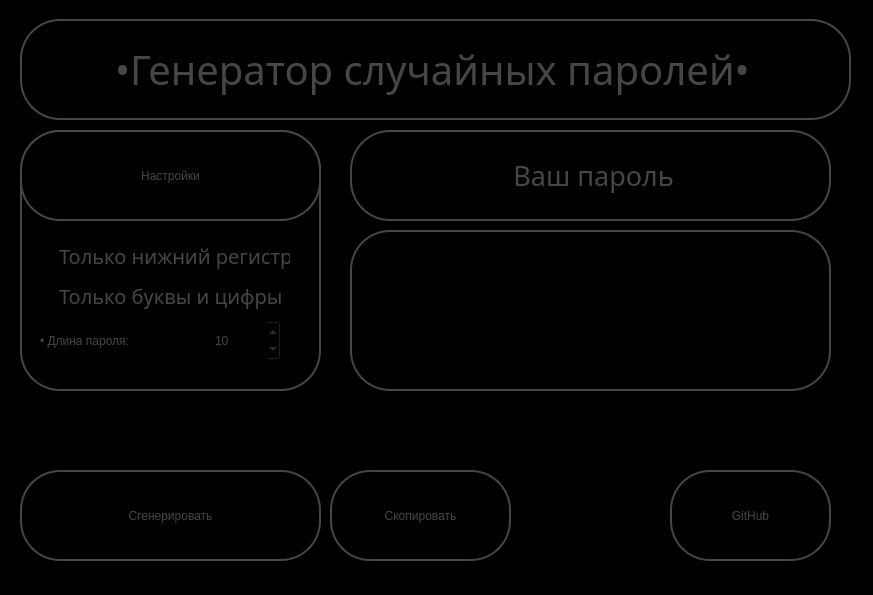
<?xml version="1.0" encoding="UTF-8"?>
<ui version="4.0">
 <class>MainWindow</class>
 <widget class="QMainWindow" name="MainWindow">
  <property name="geometry">
   <rect>
    <x>0</x>
    <y>0</y>
    <width>873</width>
    <height>595</height>
   </rect>
  </property>
  <property name="font">
   <font>
    <underline>false</underline>
    <strikeout>false</strikeout>
   </font>
  </property>
  <property name="windowTitle">
   <string>MainWindow</string>
  </property>
  <property name="styleSheet">
   <string notr="true">background-color: rgb(0, 0, 0);</string>
  </property>
  <widget class="QWidget" name="centralwidget">
   <widget class="QLabel" name="LabelPass">
    <property name="geometry">
     <rect>
      <x>20</x>
      <y>19</y>
      <width>831</width>
      <height>101</height>
     </rect>
    </property>
    <property name="font">
     <font>
      <family>Microsoft Tai Le</family>
      <pointsize>30</pointsize>
      <weight>50</weight>
      <italic>false</italic>
      <bold>false</bold>
     </font>
    </property>
    <property name="styleSheet">
     <string notr="true">border-color: rgb(70, 70, 70);
border-radius: 40px;
border-style: solid;
border-width: 2px;

color: rgb(70, 70, 70);
font: 30pt &quot;Microsoft Tai Le&quot;;</string>
    </property>
    <property name="text">
     <string>        •Генератор случайных паролей•</string>
    </property>
    <property name="margin">
     <number>30</number>
    </property>
   </widget>
   <widget class="QLabel" name="Frame_Settings">
    <property name="geometry">
     <rect>
      <x>20</x>
      <y>130</y>
      <width>301</width>
      <height>261</height>
     </rect>
    </property>
    <property name="styleSheet">
     <string notr="true">border-color: rgb(70, 70, 70);
border-radius: 40px;
border-style: solid;
border-width: 2px;</string>
    </property>
    <property name="text">
     <string/>
    </property>
   </widget>
   <widget class="QPushButton" name="Button_Start">
    <property name="geometry">
     <rect>
      <x>20</x>
      <y>470</y>
      <width>301</width>
      <height>91</height>
     </rect>
    </property>
    <property name="styleSheet">
     <string notr="true">color: rgb(70, 70, 70);
font: 20pt &quot;Microsoft Tai Le&quot;;

border-color: rgb(70, 70, 70);
border-radius: 40px;
border-style: solid;
border-width: 2px;</string>
    </property>
    <property name="text">
     <string>Сгенерировать</string>
    </property>
   </widget>
   <widget class="QCheckBox" name="Box_LowerPas">
    <property name="geometry">
     <rect>
      <x>40</x>
      <y>240</y>
      <width>251</width>
      <height>31</height>
     </rect>
    </property>
    <property name="font">
     <font>
      <family>Microsoft Tai Le</family>
      <pointsize>15</pointsize>
      <weight>50</weight>
      <italic>false</italic>
      <bold>false</bold>
     </font>
    </property>
    <property name="cursor">
     <cursorShape>ArrowCursor</cursorShape>
    </property>
    <property name="styleSheet">
     <string notr="true">color: rgb(70, 70, 70);
font: 15pt &quot;Microsoft Tai Le&quot;;</string>
    </property>
    <property name="text">
     <string>Только нижний регистр</string>
    </property>
    <property name="iconSize">
     <size>
      <width>16</width>
      <height>16</height>
     </size>
    </property>
   </widget>
   <widget class="QSpinBox" name="Spin_LenPassword">
    <property name="geometry">
     <rect>
      <x>210</x>
      <y>320</y>
      <width>71</width>
      <height>41</height>
     </rect>
    </property>
    <property name="styleSheet">
     <string notr="true">color: rgb(70, 70, 70);
font: 15pt &quot;Microsoft Tai Le&quot;;</string>
    </property>
    <property name="minimum">
     <number>5</number>
    </property>
    <property name="maximum">
     <number>70</number>
    </property>
    <property name="value">
     <number>10</number>
    </property>
   </widget>
   <widget class="QLabel" name="Label_LenPassword">
    <property name="geometry">
     <rect>
      <x>40</x>
      <y>320</y>
      <width>161</width>
      <height>41</height>
     </rect>
    </property>
    <property name="styleSheet">
     <string notr="true">color: rgb(70, 70, 70);
font: 15pt &quot;Microsoft Tai Le&quot;;</string>
    </property>
    <property name="text">
     <string>• Длина пароля:</string>
    </property>
   </widget>
   <widget class="QCheckBox" name="Box_OnlyLetter">
    <property name="geometry">
     <rect>
      <x>40</x>
      <y>280</y>
      <width>251</width>
      <height>31</height>
     </rect>
    </property>
    <property name="font">
     <font>
      <family>Microsoft Tai Le</family>
      <pointsize>15</pointsize>
      <weight>50</weight>
      <italic>false</italic>
      <bold>false</bold>
     </font>
    </property>
    <property name="cursor">
     <cursorShape>ArrowCursor</cursorShape>
    </property>
    <property name="styleSheet">
     <string notr="true">color: rgb(70, 70, 70);
font: 15pt &quot;Microsoft Tai Le&quot;;</string>
    </property>
    <property name="text">
     <string>Только буквы и цифры</string>
    </property>
    <property name="iconSize">
     <size>
      <width>16</width>
      <height>16</height>
     </size>
    </property>
   </widget>
   <widget class="QLabel" name="Label_YourPass">
    <property name="geometry">
     <rect>
      <x>350</x>
      <y>130</y>
      <width>481</width>
      <height>91</height>
     </rect>
    </property>
    <property name="font">
     <font>
      <family>Microsoft Tai Le</family>
      <pointsize>20</pointsize>
      <weight>50</weight>
      <italic>false</italic>
      <bold>false</bold>
     </font>
    </property>
    <property name="styleSheet">
     <string notr="true">color: rgb(70, 70, 70);
font: 20pt &quot;Microsoft Tai Le&quot;;

border-color: rgb(70, 70, 70);
border-radius: 40px;
border-style: solid;
border-width: 2px;</string>
    </property>
    <property name="text">
     <string>                      Ваш пароль</string>
    </property>
   </widget>
   <widget class="QLabel" name="Frame_Password">
    <property name="geometry">
     <rect>
      <x>350</x>
      <y>230</y>
      <width>481</width>
      <height>161</height>
     </rect>
    </property>
    <property name="font">
     <font>
      <family>Microsoft Tai Le</family>
      <pointsize>20</pointsize>
      <weight>50</weight>
      <italic>false</italic>
      <bold>false</bold>
     </font>
    </property>
    <property name="styleSheet">
     <string notr="true">color: rgb(70, 70, 70);
font: 20pt &quot;Microsoft Tai Le&quot;;

border-color: rgb(70, 70, 70);
border-radius: 40px;
border-style: solid;
border-width: 2px;</string>
    </property>
    <property name="text">
     <string/>
    </property>
   </widget>
   <widget class="QTextBrowser" name="Text_Password">
    <property name="geometry">
     <rect>
      <x>370</x>
      <y>250</y>
      <width>441</width>
      <height>121</height>
     </rect>
    </property>
    <property name="styleSheet">
     <string notr="true">color: rgb(70, 70, 70);
font: 20pt &quot;Microsoft Tai Le&quot;;

border-color: rgb(0, 0, 0);
border-style: solid;
border-width: 2px;</string>
    </property>
    <property name="html">
     <string>&lt;!DOCTYPE HTML PUBLIC &quot;-//W3C//DTD HTML 4.0//EN&quot; &quot;http://www.w3.org/TR/REC-html40/strict.dtd&quot;&gt;
&lt;html&gt;&lt;head&gt;&lt;meta name=&quot;qrichtext&quot; content=&quot;1&quot; /&gt;&lt;style type=&quot;text/css&quot;&gt;
p, li { white-space: pre-wrap; }
&lt;/style&gt;&lt;/head&gt;&lt;body style=&quot; font-family:'Microsoft Tai Le'; font-size:20pt; font-weight:400; font-style:normal;&quot;&gt;
&lt;p style=&quot;-qt-paragraph-type:empty; margin-top:0px; margin-bottom:0px; margin-left:0px; margin-right:0px; -qt-block-indent:0; text-indent:0px;&quot;&gt;&lt;br /&gt;&lt;/p&gt;&lt;/body&gt;&lt;/html&gt;</string>
    </property>
   </widget>
   <widget class="QPushButton" name="Button_Settings">
    <property name="geometry">
     <rect>
      <x>20</x>
      <y>130</y>
      <width>301</width>
      <height>91</height>
     </rect>
    </property>
    <property name="styleSheet">
     <string notr="true">color: rgb(70, 70, 70);
font: 20pt &quot;Microsoft Tai Le&quot;;

border-color: rgb(70, 70, 70);
border-radius: 40px;
border-style: solid;
border-width: 2px;</string>
    </property>
    <property name="text">
     <string>Настройки</string>
    </property>
   </widget>
   <widget class="QPushButton" name="pushButton">
    <property name="geometry">
     <rect>
      <x>670</x>
      <y>470</y>
      <width>161</width>
      <height>91</height>
     </rect>
    </property>
    <property name="styleSheet">
     <string notr="true">color: rgb(70, 70, 70);
font: 20pt &quot;Microsoft Tai Le&quot;;

border-color: rgb(70, 70, 70);
border-radius: 40px;
border-style: solid;
border-width: 2px;</string>
    </property>
    <property name="text">
     <string>GitHub</string>
    </property>
   </widget>
   <widget class="QPushButton" name="Button_CopyText">
    <property name="geometry">
     <rect>
      <x>330</x>
      <y>470</y>
      <width>181</width>
      <height>91</height>
     </rect>
    </property>
    <property name="styleSheet">
     <string notr="true">color: rgb(70, 70, 70);
font: 20pt &quot;Microsoft Tai Le&quot;;

border-color: rgb(70, 70, 70);
border-radius: 40px;
border-style: solid;
border-width: 2px;</string>
    </property>
    <property name="text">
     <string>Скопировать</string>
    </property>
   </widget>
  </widget>
 </widget>
 <resources/>
 <connections/>
</ui>
